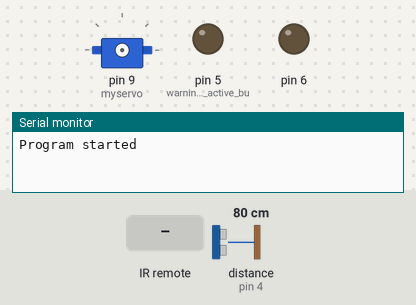
The sketch below on a simulated Arduino Uno, built with avr-gcc and run on an emulated ATmega328P. On the bench: servo, output pins drawn as LEDs (lit = HIGH), the last lines printed to the serial monitor. Inputs (shaded band) come from the test bench; at power-on: distance to the obstacle (sensor on pin 4) 80 cm. The echo pulse lasts 58.3 µs per cm; pins used as bus, display or sensor lines are not drawn.

Above: at 1.2 s.
1.3 s: infrared code 0xFFA25D received
At 1.45 s:
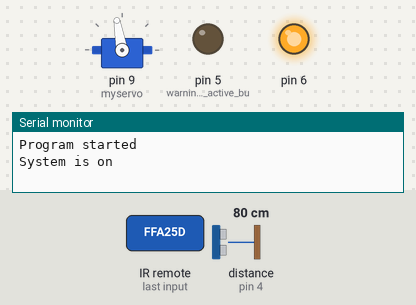
4.3 s: distance to the obstacle (sensor on pin 4) set to 23 cm
7.3 s: distance to the obstacle (sensor on pin 4) set to 18 cm
At 8.0 s:
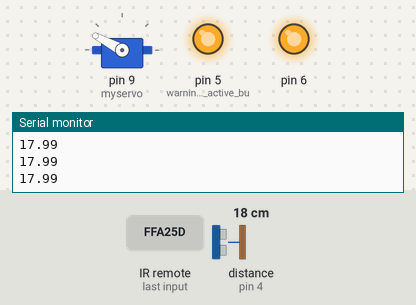
8.8 s: distance to the obstacle (sensor on pin 4) set to 250 cm
At 9.6 s:
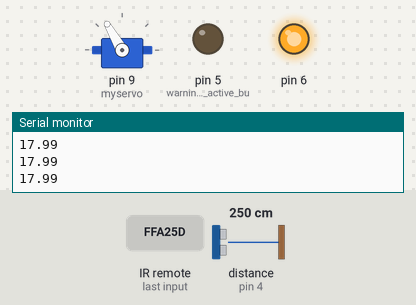
11.8 s: infrared code 0xFFA25D received
At 12.8 s:
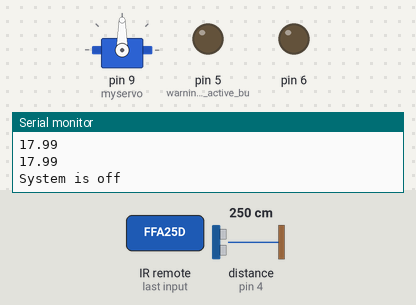
Timing chart, 0 to 14.3 s (numbered marks = the images above; inputs shaded):
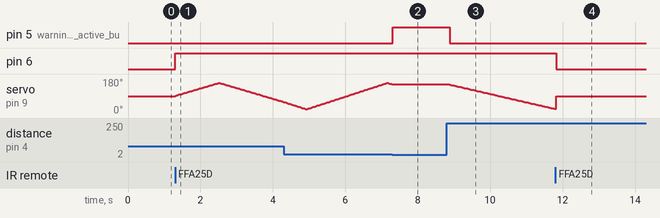

Measured:
- the behaviour switches between 21 and 20 cm on distance to the obstacle (sensor on pin 4) (found by bisection; images 1 and 2)
- after the input at 1.3 s, pin 6: LOW → HIGH at once; servo on pin 9 (myservo): rises from 90° to 160° in 1.2 s, then falls to 60° in 1.8 s
- after the input at 7.3 s, pin 5 (warning_LED_and_active_bu): LOW → HIGH at once; servo on pin 9 (myservo): stays 152° (without the input it goes to 150° after 0.01 s)
- after the input at 8.8 s, pin 5 (warning_LED_and_active_bu): HIGH → LOW after 0.08 s; servo on pin 9 (myservo): moves from 152° to 22° over 2.9 s, starting after 0.08 s
- after the input at 11.8 s, pin 6: HIGH → LOW at once

The sketch:

alarmSystem.ino
```cpp
#include "IRremote.h"
#include <Servo.h>

float minDistance = 20;

int currentAngle = 90;
int minAngle = 20;
int maxAngle = 160;
//true = left, false = right
bool moveSide = true;

IRrecv iRReciver(8);
decode_results pressedKeys;
#define POWER_BUTTON_CODE 0xFFA25D

Servo myservo;

void moveServo(){
  if(moveSide){
    currentAngle += 2;
    if(currentAngle >= maxAngle)
      moveSide = false;
  } else{
    currentAngle -= 2;
    if(currentAngle <= minAngle)
      moveSide = true;
  }
  myservo.write(currentAngle);
  delay(30);
}

void stopServo(){
  myservo.write(90);
  myservo.detach();
}

void setWarningMode(){
  myservo.detach();
  while(measureDistance() < minDistance){
    Serial.println(measureDistance());
    //Turn on warning LED
    digitalWrite(5, HIGH);
    delay(100);
  }
  //Turn off warning LED
  digitalWrite(5, LOW);

  myservo.attach(9);
}

float measureDistance(){
    digitalWrite(7, LOW);
    delayMicroseconds(2);
    digitalWrite(7, HIGH);
    delayMicroseconds(10);
    digitalWrite(7, LOW);

    return (pulseIn(4, HIGH)*0.0343)/2;
}

void setup(){
  iRReciver.enableIRIn();

  // power indicator LED
  pinMode(6, OUTPUT);
  digitalWrite(7, LOW);

  // connect US sensor
  pinMode(7, OUTPUT); //trig
  pinMode(4, INPUT);  //echo

  pinMode(5, OUTPUT); //warning LED and active buzzer

  Serial.begin(9600);
  Serial.println("Program started");
}

boolean isSystemOn = false;

void loop(){
  if(iRReciver.decode(&pressedKeys)){
    if(pressedKeys.value == POWER_BUTTON_CODE){
      if(!isSystemOn){
        digitalWrite(6, HIGH);
        myservo.attach(9);
        Serial.println("System is on");
        isSystemOn = true;
      } else{
        digitalWrite(6, LOW);
        stopServo();
        Serial.println("System is off");
        isSystemOn = false;
      }
    }

    iRReciver.resume();
  }

  if(isSystemOn){
    moveServo();

    float distance = measureDistance();
    if(distance < minDistance){
      setWarningMode();
    }
  }
}
```
